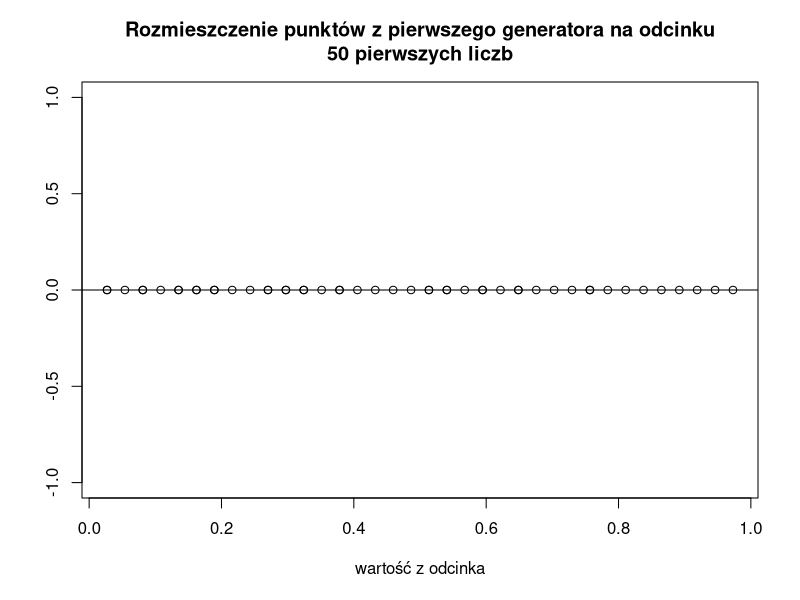
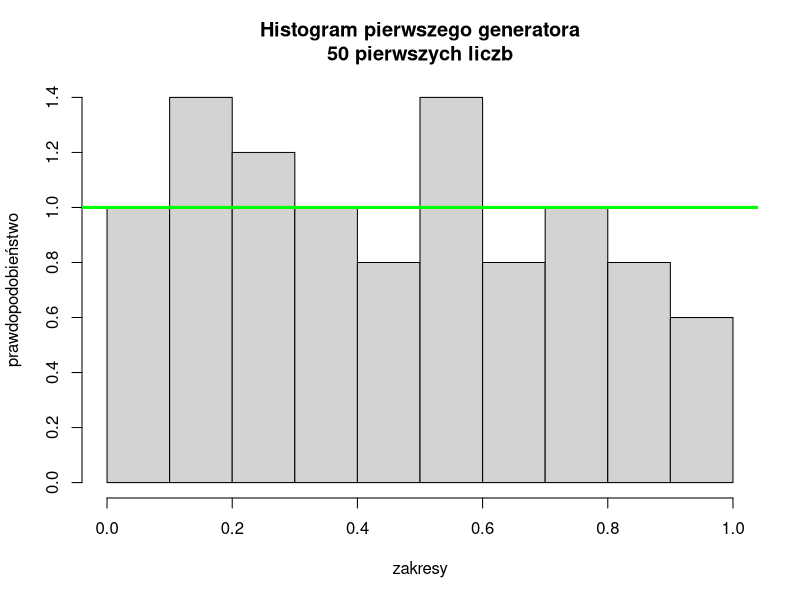
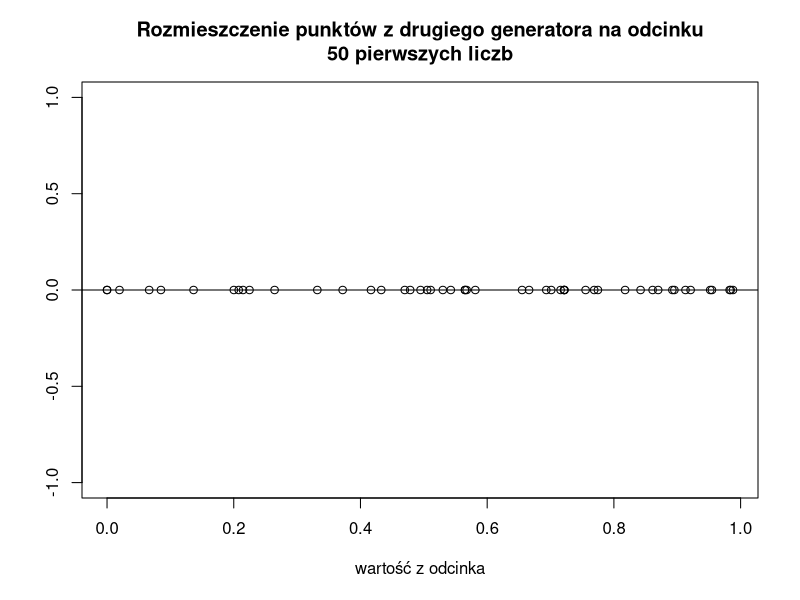
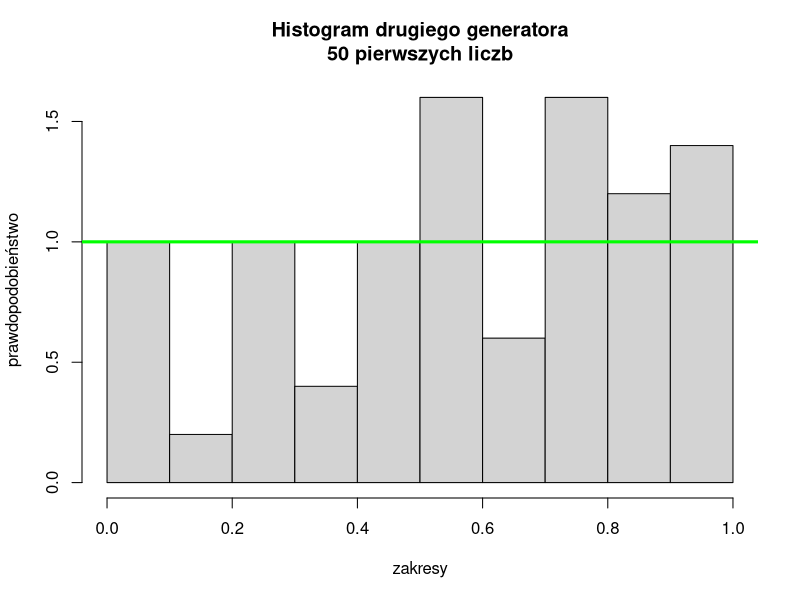
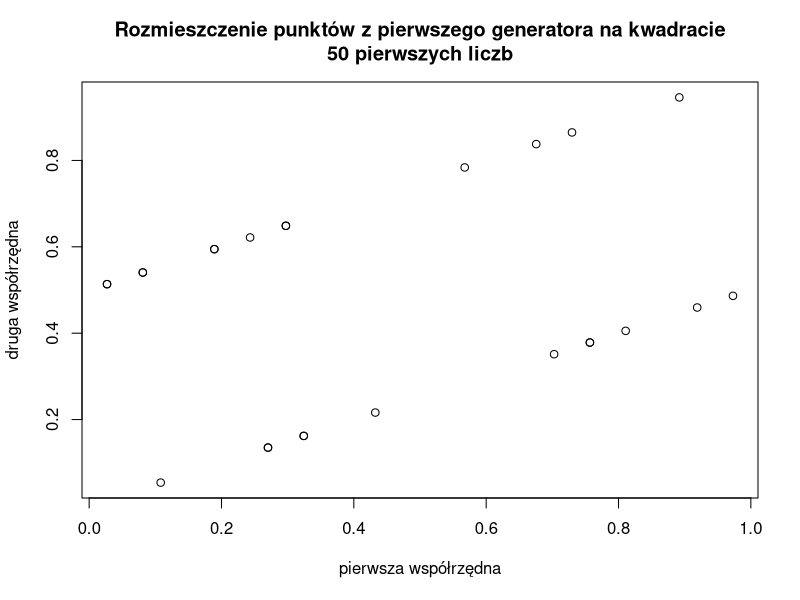
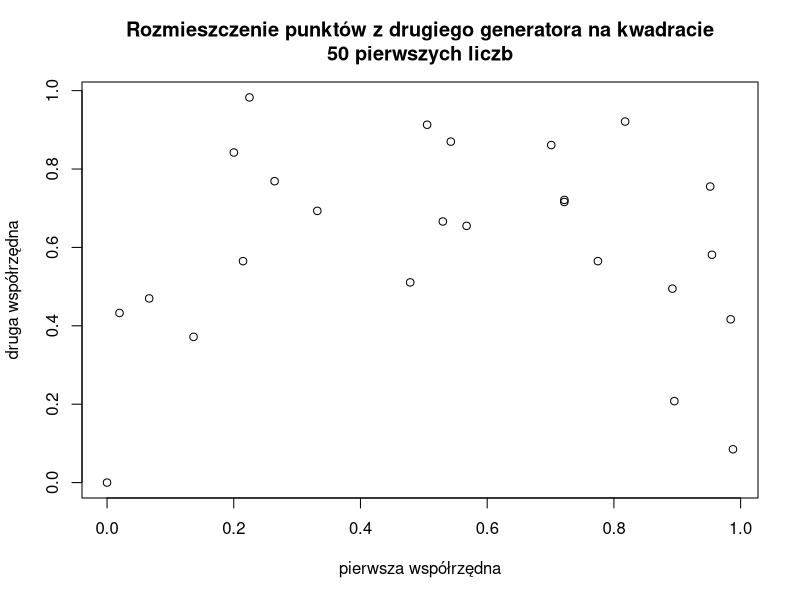
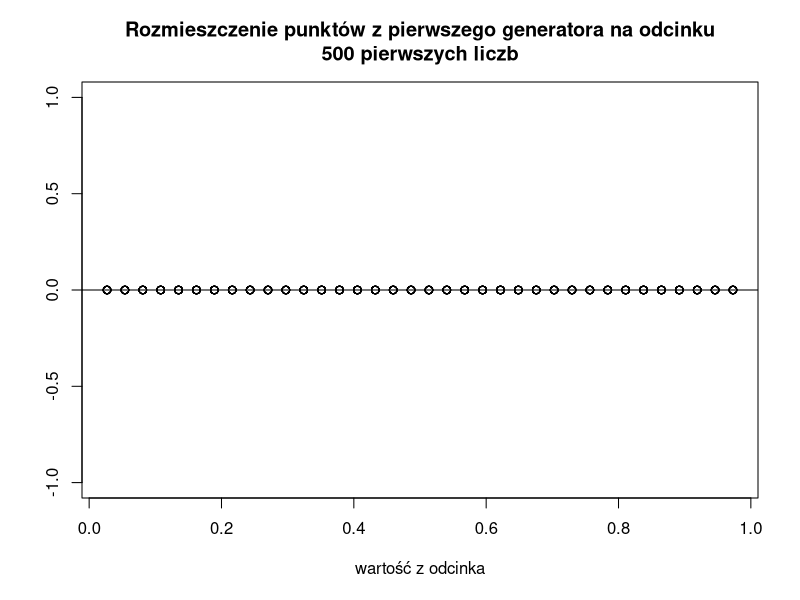
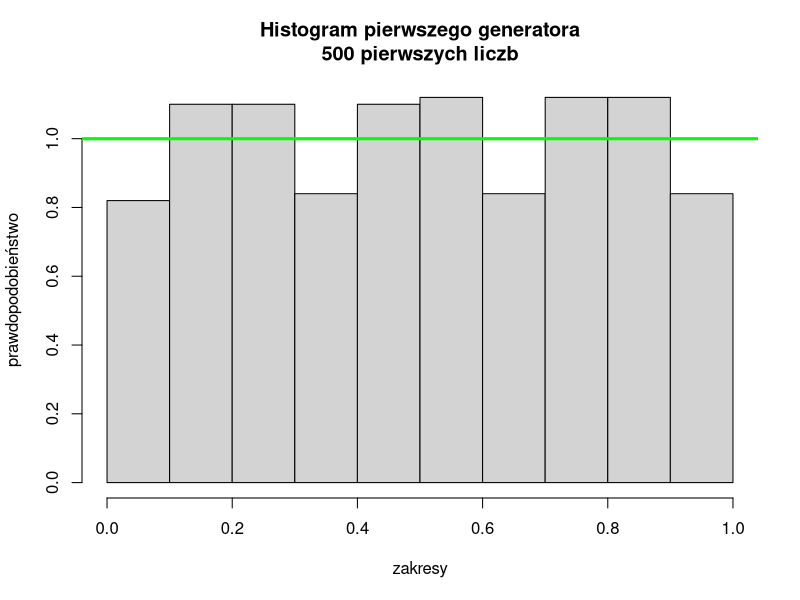

R code for these plots, in order:
# generator function

generate <- function(a, m, no_values) {
	values = c(1)
	next_value = a %% m
	for (i in 2:no_values) {
		values <- c(values, next_value)
		next_value = (a * next_value) %% m
	}
	return(values / m)
}

# first generator

for (no_repeats in c(50, 500, 1000)) {
	m <- 37
	a <- 19
	no_values1 <- no_repeats
	random_values1 <- generate(a, m, no_values1)
	print(random_values1) # period of the first generated is equal to 36

	# second generator

	m <- 2^31 - 1
	a <- 39373
	no_values2 <- no_repeats
	random_values2 <- generate(a, m, no_values2)
	print(random_values2)

	# plotting the numbers on the number line and drawing the frequency histogram

	png(paste("generator1line_", no_repeats, ".png", sep = ""))
	plot(random_values1, rep(0, no_values1), main = paste("Rozmieszczenie punktów z pierwszego generatora na odcinku\n", no_repeats, " pierwszych liczb", sep = ""), xlab = "wartość z odcinka", ylab = "")
	abline(h = 0)
	dev.off()

	png(paste("generator1hist_", no_repeats, ".png", sep = ""))
	hist(random_values1, breaks = 10, probability = TRUE, main = paste("Histogram pierwszego generatora\n", no_repeats, " pierwszych liczb", sep = ""), xlab = "zakresy", ylab = "prawdopodobieństwo")
	abline(h = 1, col = "green", lwd = 3)
	dev.off()

	png(paste("generator2line_", no_repeats, ".png", sep = ""))
	plot(random_values2, rep(0, no_values2), main = paste("Rozmieszczenie punktów z drugiego generatora na odcinku\n", no_repeats, " pierwszych liczb", sep = ""), xlab = "wartość z odcinka", ylab = "")
	abline(h = 0)
	dev.off()

	png(paste("generator2hist_", no_repeats, ".png", sep = ""))
	hist(random_values2, breaks = 10, probability = TRUE, main = paste("Histogram drugiego generatora\n", no_repeats, " pierwszych liczb", sep = ""), xlab = "zakresy", ylab = "prawdopodobieństwo")
	abline(h = 1, col = "green", lwd = 3)
	dev.off()

	# plotting the number pairs from one generator on the square to visualise dependency

	png(paste("dependent1_", no_repeats, ".png", sep = ""))
	plot(random_values1[2 * 1:(no_values1 / 2) - 1], random_values1[2 * 1:(no_values1 / 2)], main = paste("Rozmieszczenie punktów z pierwszego generatora na kwadracie\n", no_repeats, " pierwszych liczb", sep = ""), xlab = "pierwsza współrzędna", ylab = "druga współrzędna")
	dev.off()

	png(paste("dependent2_", no_repeats, ".png", sep = ""))
	plot(random_values2[2 * 1:(no_values2 / 2) - 1], random_values2[2 * 1:(no_values2 / 2)], main = paste("Rozmieszczenie punktów z drugiego generatora na kwadracie\n", no_repeats, " pierwszych liczb", sep = ""), xlab = "pierwsza współrzędna", ylab = "druga współrzędna")
	dev.off()

	# plotting the number pairs from two used generators

	#png(paste("independent_", no_repeats, ".png", sep = ""))
	#plot(random_values1, random_values2)
	#dev.off()
}
